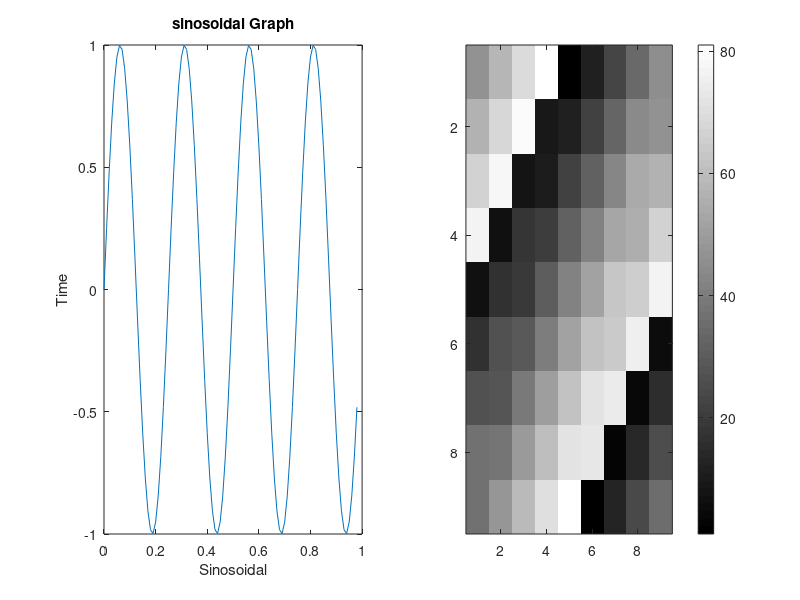

MATLAB code to generate this figure:
%Define t variable and draw sinosoidal and cosinusoidal diagram using _**plot()**_ function.
t = [0:0.01:0.98];
sinosoidal = sin(2*pi*4*t);
%plot(t,sinosoidal)
cosinusoidal = cos(2*pi*4*t);
%plot(t,cosinusoidal)
%Drawing both sinosoidal and cosinosoidal function, adding xlabel, yalabel,
%legend and title
%plot(t,cosinusoidal)
%hold on
%plot(t,sinosoidal)
%xlabel('Sinosoidal and Cosinosoidal')
%ylabel('Time')
%legend('sin','cos')
%title('Draw a sinosoidal and cosinosoidal Graph')

subplot(1,2,1)
plot(t, sinosoidal)
xlabel('Sinosoidal')
ylabel('Time')
title('sinosoidal Graph')
subplot(1,2,2)
plot(t, cosinusoidal)
xlabel('Cosinosoidal')
ylabel('Time')
title('Cosinosoidal Graph')
%Define a Matrix and draw a _**imagesc**_.
A = magic(9);
imagesc(A);
imagesc(A), colorbar, colormap gray